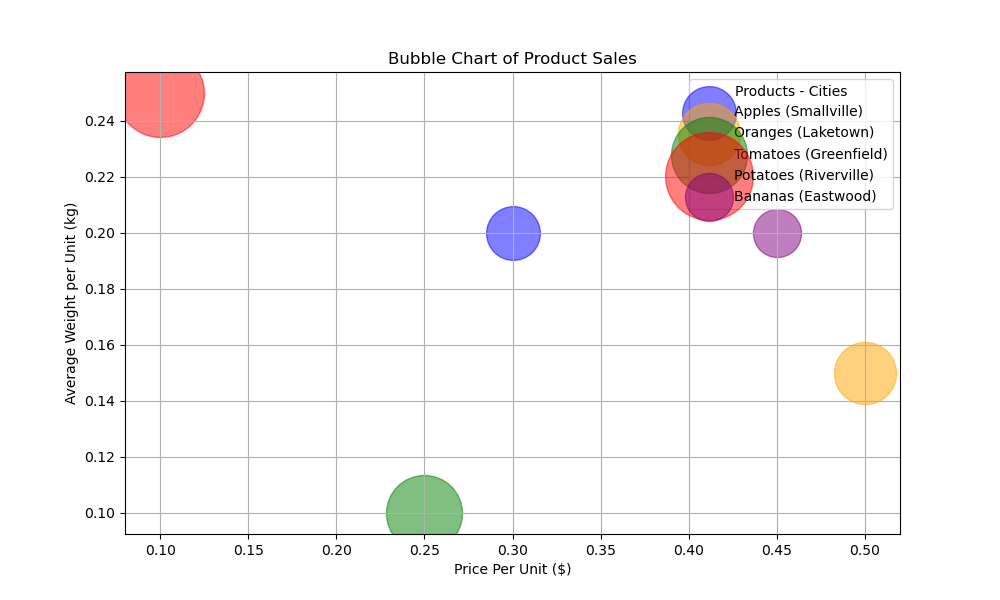

Write Python code to recreate this figure.

import matplotlib.pyplot as plt

# Given data in a list of dictionaries
data = [
    {'Product': 'Apples', 'City': 'Smallville', 'Price Per Unit ($)': 0.3, 'Quantity Sold (Units)': 150, 'Average Weight per Unit (kg)': 0.2},
    {'Product': 'Oranges', 'City': 'Laketown', 'Price Per Unit ($)': 0.5, 'Quantity Sold (Units)': 200, 'Average Weight per Unit (kg)': 0.15},
    {'Product': 'Tomatoes', 'City': 'Greenfield', 'Price Per Unit ($)': 0.25, 'Quantity Sold (Units)': 300, 'Average Weight per Unit (kg)': 0.1},
    {'Product': 'Potatoes', 'City': 'Riverville', 'Price Per Unit ($)': 0.1, 'Quantity Sold (Units)': 400, 'Average Weight per Unit (kg)': 0.25},
    {'Product': 'Bananas', 'City': 'Eastwood', 'Price Per Unit ($)': 0.45, 'Quantity Sold (Units)': 120, 'Average Weight per Unit (kg)': 0.2}
]

# Extracting information for plotting
products = [entry['Product'] for entry in data]
prices = [entry['Price Per Unit ($)'] for entry in data]
quantities = [entry['Quantity Sold (Units)'] for entry in data]
weights = [entry['Average Weight per Unit (kg)'] for entry in data]
cities = [entry['City'] for entry in data]

# Assign a unique color for each city
city_color_map = {
    'Smallville': 'blue',
    'Laketown': 'orange',
    'Greenfield': 'green',
    'Riverville': 'red',
    'Eastwood': 'purple'
}
colors = [city_color_map[city] for city in cities]

# Create a bubble chart
plt.figure(figsize=(10, 6))
bubble_sizes = [quantity * 10 for quantity in quantities]  # Adjust sizes to be more visible in chart
for i in range(len(data)):
    plt.scatter(prices[i], weights[i], s=bubble_sizes[i], alpha=0.5, c=colors[i], label=products[i] + ' - ' + cities[i])

# Adding labels and title
plt.xlabel('Price Per Unit ($)')
plt.ylabel('Average Weight per Unit (kg)')
plt.title('Bubble Chart of Product Sales')

# Add grid for better readability
plt.grid(True)

# Creating a legend for our chart
legend_labels = [product + ' (' + city + ')' for product, city in zip(products, cities)]
plt.legend(legend_labels, loc='best', title="Products - Cities")

# Show plot
plt.show()
